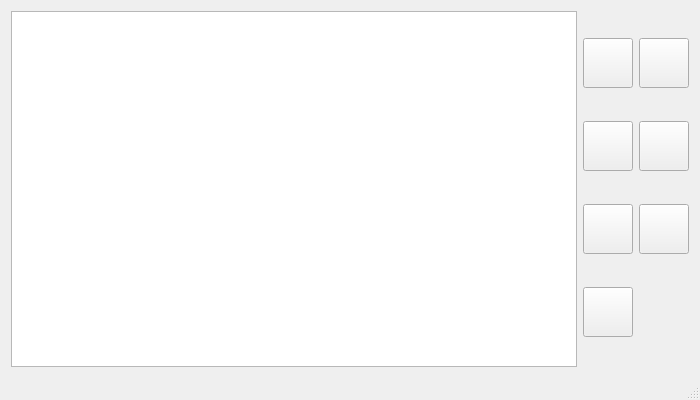
<?xml version="1.0" encoding="UTF-8"?>
<ui version="4.0">
 <class>MainWindow</class>
 <widget class="QMainWindow" name="MainWindow">
  <property name="geometry">
   <rect>
    <x>0</x>
    <y>0</y>
    <width>700</width>
    <height>400</height>
   </rect>
  </property>
  <property name="windowTitle">
   <string>TLPlaylistCreator</string>
  </property>
  <widget class="QWidget" name="centralWidget">
   <layout class="QHBoxLayout" name="horizontalLayout">
    <item>
     <widget class="QListView" name="listView">
      <property name="minimumSize">
       <size>
        <width>0</width>
        <height>0</height>
       </size>
      </property>
      <property name="wordWrap">
       <bool>true</bool>
      </property>
     </widget>
    </item>
    <item>
     <layout class="QGridLayout" name="gridLayout">
      <item row="0" column="0">
       <widget class="QPushButton" name="open_file_b">
        <property name="minimumSize">
         <size>
          <width>50</width>
          <height>50</height>
         </size>
        </property>
        <property name="text">
         <string/>
        </property>
       </widget>
      </item>
      <item row="0" column="1">
       <widget class="QPushButton" name="open_folder_b">
        <property name="minimumSize">
         <size>
          <width>50</width>
          <height>50</height>
         </size>
        </property>
        <property name="text">
         <string/>
        </property>
       </widget>
      </item>
      <item row="1" column="0">
       <widget class="QPushButton" name="move_up_b">
        <property name="sizePolicy">
         <sizepolicy hsizetype="Minimum" vsizetype="Fixed">
          <horstretch>0</horstretch>
          <verstretch>0</verstretch>
         </sizepolicy>
        </property>
        <property name="minimumSize">
         <size>
          <width>50</width>
          <height>50</height>
         </size>
        </property>
        <property name="maximumSize">
         <size>
          <width>16777215</width>
          <height>16777215</height>
         </size>
        </property>
        <property name="text">
         <string/>
        </property>
       </widget>
      </item>
      <item row="1" column="1">
       <widget class="QPushButton" name="move_down_b">
        <property name="enabled">
         <bool>true</bool>
        </property>
        <property name="minimumSize">
         <size>
          <width>50</width>
          <height>50</height>
         </size>
        </property>
        <property name="maximumSize">
         <size>
          <width>16777215</width>
          <height>16777215</height>
         </size>
        </property>
        <property name="text">
         <string/>
        </property>
       </widget>
      </item>
      <item row="2" column="0">
       <widget class="QPushButton" name="show_song_info_b">
        <property name="enabled">
         <bool>true</bool>
        </property>
        <property name="minimumSize">
         <size>
          <width>50</width>
          <height>50</height>
         </size>
        </property>
        <property name="text">
         <string/>
        </property>
       </widget>
      </item>
      <item row="2" column="1">
       <widget class="QPushButton" name="remove_selected_b">
        <property name="minimumSize">
         <size>
          <width>50</width>
          <height>50</height>
         </size>
        </property>
        <property name="text">
         <string/>
        </property>
       </widget>
      </item>
      <item row="3" column="0">
       <widget class="QPushButton" name="open_in_player_b">
        <property name="minimumSize">
         <size>
          <width>50</width>
          <height>50</height>
         </size>
        </property>
        <property name="text">
         <string/>
        </property>
       </widget>
      </item>
     </layout>
    </item>
   </layout>
  </widget>
  <widget class="QMenuBar" name="menuBar">
   <property name="geometry">
    <rect>
     <x>0</x>
     <y>0</y>
     <width>700</width>
     <height>25</height>
    </rect>
   </property>
  </widget>
  <widget class="QStatusBar" name="statusBar">
   <property name="enabled">
    <bool>true</bool>
   </property>
  </widget>
 </widget>
 <layoutdefault spacing="6" margin="11"/>
 <resources/>
 <connections/>
</ui>
